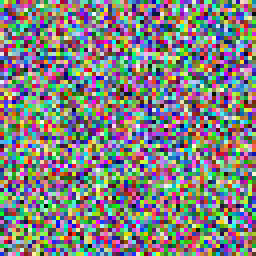
#> input picture data/legacy_singleview/raw/video_14/frame_9.png, 64 x 64 px, found by its file name (shown 4 times larger)
$ python corrupt_multiview_data.py
#> lines starting #> are read from the running program, lines starting #| are printed output that depends on the picture; after the words box and inside, x2 and y2 are one past the last pixel; in counts of white or black regions, pixels touching at a corner belong together
import os
import cv2
import random

# --------------------------------------------------
# Multi-view corruption script
# --------------------------------------------------
# Creates a real spatial occlusion anomaly:
# - Overhead last frame stays correct and visible
# - Ego last frame is occluded by a black box
# This makes the object visible in one view but blocked in the other.

DATA_ROOT = "data/multiview/raw"
CORRUPTED_LIST = "data/multiview/corrupted_list.txt"

CORRUPTION_FRACTION = 0.20
IMG_SIZE = 64
OCCLUDER_SIZE = 24


def load_videos(root):
    return sorted([v for v in os.listdir(root) if os.path.isdir(os.path.join(root, v))])


def add_occluder(img):
    out = img.copy()
    x0 = (IMG_SIZE - OCCLUDER_SIZE) // 2
    y0 = (IMG_SIZE - OCCLUDER_SIZE) // 2
    out[y0:y0 + OCCLUDER_SIZE, x0:x0 + OCCLUDER_SIZE] = 0
    return out


def main():
    videos = load_videos(DATA_ROOT)
    num_corrupt = int(len(videos) * CORRUPTION_FRACTION)
    corrupt_videos = random.sample(videos, num_corrupt)

    os.makedirs(os.path.dirname(CORRUPTED_LIST), exist_ok=True)
    with open(CORRUPTED_LIST, "w") as f:
        for vid in corrupt_videos:
            f.write(vid + "\n")

    for vid in corrupt_videos:
        ego_last = os.path.join(DATA_ROOT, vid, "ego", "frame_9.png")
        img = cv2.imread(ego_last)
#> img is the input picture: shape (64, 64, 3); mean B, G, R 127.4, 128.7, 128.3
        if img is None:
            continue

        occluded = add_occluder(img)
#> in add_occluder, `out[y0:y0 + OCCLUDER_SIZE, x0:x0 + OCCLUDER_SIZE] = 0`:
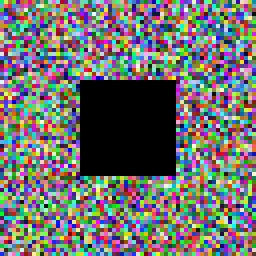
#> out: shape (64, 64, 3) (shown 4 times larger); 14.06% of pixels changed, all inside (x1, y1, x2, y2) = (20, 20, 44, 44)
        cv2.imwrite(ego_last, occluded)

    print(f"Corrupted {num_corrupt} videos with ego-view occlusion ✅")
    print(f"Saved corrupted list to {CORRUPTED_LIST} ✅")


if __name__ == "__main__":
    main()
